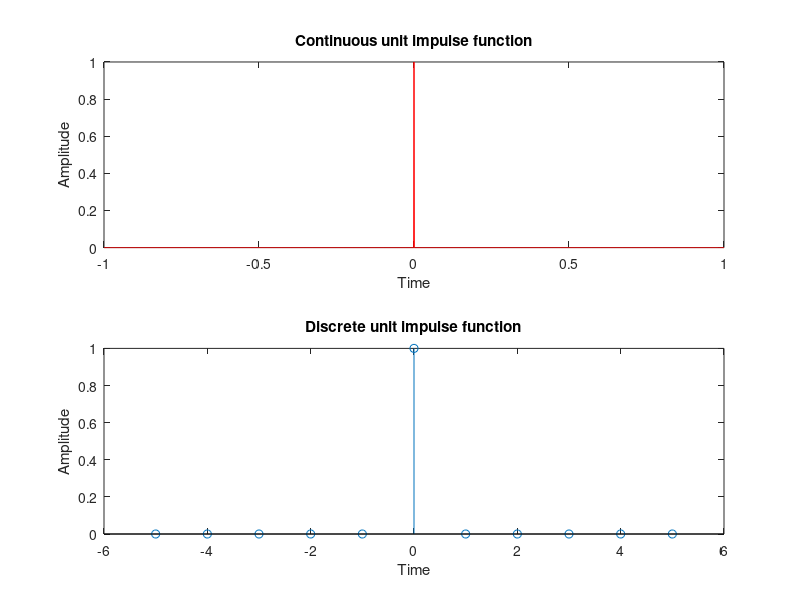
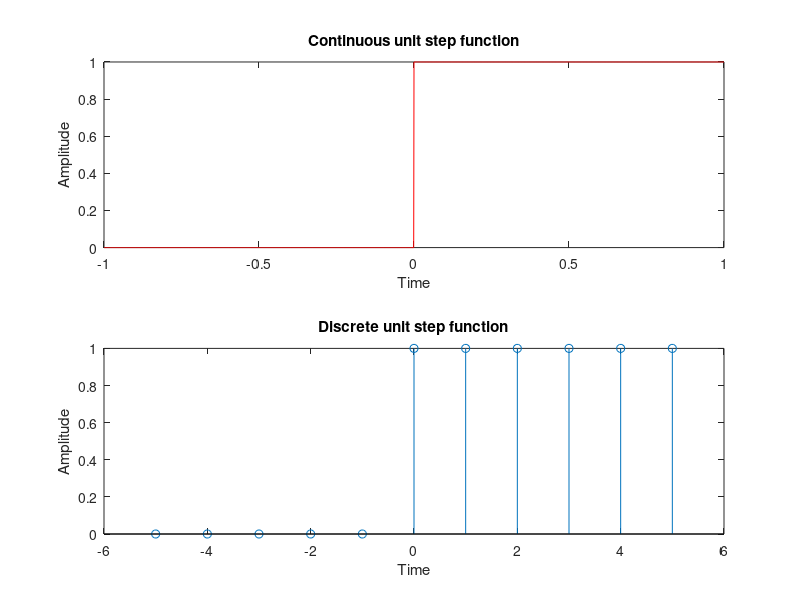
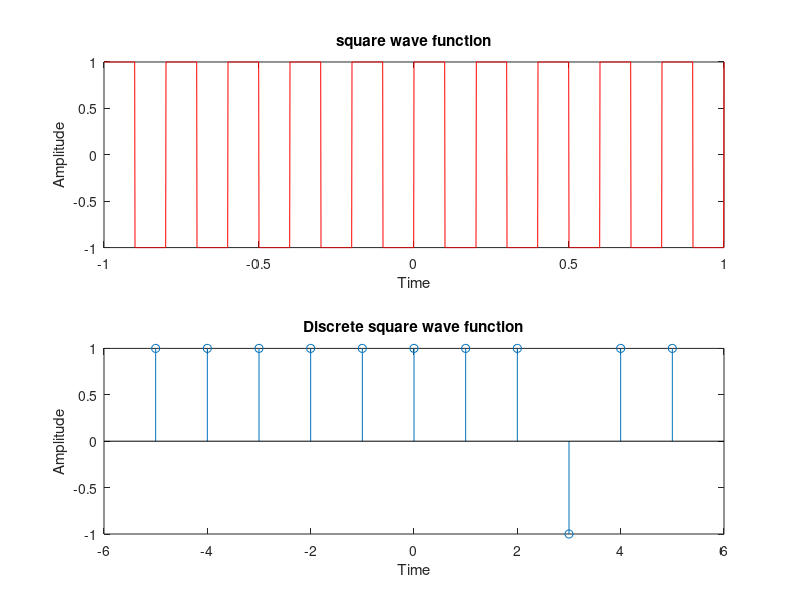
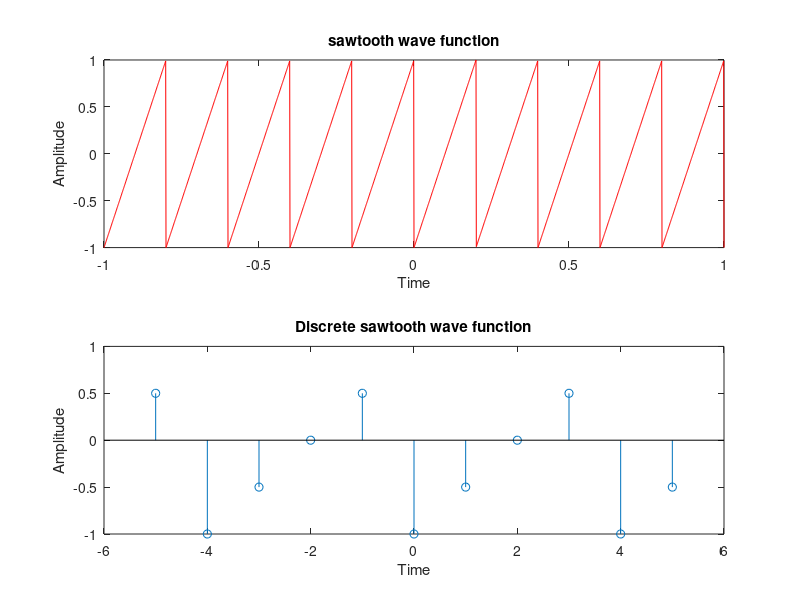

Write the MATLAB code that produced these figures, in order.
% Exp 1: Generation of Continuous-Time and Discrete-Time Signals
clc; clear; close all;
t = -1:0.001:1;
d = (t == 0);
subplot(2,1,1); plot(t, d, 'r');
xlabel('Time'); ylabel('Amplitude'); title('Continuous unit impulse function');

n = -5:1:5;
i = find(n == 0);
x = zeros(1, length(n));
x(i) = 1;
subplot(2,1,2); stem(n, x);
xlabel('Time'); ylabel('Amplitude'); title('Discrete unit impulse function');

figure;
unit_step = zeros(size(t));
unit_step(t >= 0) = 1;
subplot(2,1,1); plot(t, unit_step, 'r');
xlabel('Time'); ylabel('Amplitude'); title('Continuous unit step function');

unit_step_d = zeros(size(n));
unit_step_d(n >= 0) = 1;
subplot(2,1,2); stem(n, unit_step_d);
xlabel('Time'); ylabel('Amplitude'); title('Discrete unit step function');

figure;
f = 5;
x = square(2*pi*f*t);
subplot(2,1,1); plot(t, x, 'r');
xlabel('Time'); ylabel('Amplitude'); title('square wave function');

x_d = square(2*pi*f*n);
subplot(2,1,2); stem(n, x_d);
xlabel('Time'); ylabel('Amplitude'); title('Discrete square wave function');

figure;
x = sawtooth(2*pi*f*t);
subplot(2,1,1); plot(t, x, 'r');
xlabel('Time'); ylabel('Amplitude'); title('sawtooth wave function');

x_d = sawtooth(pi*n/2);
subplot(2,1,2); stem(n, x_d);
xlabel('Time'); ylabel('Amplitude'); title('Discrete sawtooth wave function');

figure;
A = 2; t_tri = -1:0.0005:1;
x = A*sawtooth(2*pi*5*t_tri, 0.25);
subplot(2,1,1); plot(t_tri, x, 'r'); grid on; axis([0 1 -3 3]);
xlabel('Time'); ylabel('Amplitude'); title('triangular wave function');

n_tri = -10:1:10;
x_d = A*sawtooth(pi*n_tri/4, 0.5);
subplot(2,1,2); stem(n_tri, x_d); grid on; axis([-10 10 -3 3]);
xlabel('Time'); ylabel('Amplitude'); title('Discrete triangular wave function');

figure;
y = sin(2*pi*f*t_tri);
subplot(2,1,1); plot(t_tri, y, 'r'); grid on; axis([0 1 -3 3]);
xlabel('Time'); ylabel('Amplitude'); title('sinusoidal wave function');

n_sin = -10:10;
y_d = sin(pi*n_sin/4);
subplot(2,1,2); stem(n_sin, y_d); grid on; axis([-10 10 -1.5 1.5]);
xlabel('Time'); ylabel('Amplitude'); title('Discrete sinusoidal wave function');

figure;
t_ramp = 0:0.1:1;
x_r = zeros(size(t_ramp));
for i = 2:length(t_ramp), x_r(i) = x_r(i-1) + 2; end
subplot(2,1,1); plot(t_ramp, x_r, 'r');
xlabel('Time'); ylabel('Amplitude'); title('ramp signal function');

n_ramp = 0:10;
x_rd = zeros(size(n_ramp));
for i = 2:length(n_ramp), x_rd(i) = x_rd(i-1) + 2; end
subplot(2,1,2); stem(n_ramp, x_rd);
xlabel('Time'); ylabel('Amplitude'); title('Discrete ramp signal function');

figure;
t_sinc = -5:0.001:5;
x = sinc(t_sinc);
subplot(2,1,1); plot(t_sinc, x); grid on;
xlabel('Time'); ylabel('Amplitude'); title('Continuous sinc function');

n_sinc = -10:10;
x_d = sinc(n_sinc/2);
subplot(2,1,2); stem(n_sinc, x_d); grid on;
xlabel('Time'); ylabel('Amplitude'); title('Discrete sinc function');

% Exp 2: Discrete-Time Signal Operations
clc; clear; close all;
n = -4:4;
x1 = [0 1 2 3 4 5 6 7 8];
x2 = [2 3 4 5 6 7 0 0 1];
k = 2;
y_add = x1 + x2;
figure;
subplot(3,1,1); stem(n, x1); xlabel('n'); ylabel('x1'); title('Display x1');
subplot(3,1,2); stem(n, x2); xlabel('n'); ylabel('x2'); title('Display x2');
subplot(3,1,3); stem(n, y_add); xlabel('n'); ylabel('y_add'); title('Addition of 2 numbers');

y_sub = x1 - x2;
figure;
subplot(3,1,1); stem(n, x1); xlabel('n'); ylabel('x1'); title('Display x1');
subplot(3,1,2); stem(n, x2); xlabel('n'); ylabel('x2'); title('Display x2');
subplot(3,1,3); stem(n, y_sub); xlabel('n'); ylabel('y_sub'); title('Subtraction of 2 numbers');

y_mul = x1 .* x2;
figure;
subplot(3,1,1); stem(n, x1); xlabel('n'); ylabel('x1'); title('Display x1');
subplot(3,1,2); stem(n, x2); xlabel('n'); ylabel('x2'); title('Display x2');
subplot(3,1,3); stem(n, y_mul); xlabel('n'); ylabel('y_mul'); title('Multiplication of 2 numbers');

A1 = 2; A2 = 0.5;
x1_a_s = A1 * x1;
x2_a_s = A2 * x2;
figure;
subplot(4,1,1); stem(n, x1); xlabel('n'); ylabel('x1'); title('Display x1');
subplot(4,1,2); stem(n, x2); xlabel('n'); ylabel('x2'); title('Display x2');
subplot(4,1,3); stem(n, x1_a_s); xlabel('n'); ylabel('x1_a_s'); title('amp scaling 1');
subplot(4,1,4); stem(n, x2_a_s); xlabel('n'); ylabel('x2_a_s'); title('amp scaling 2');

x1_a_shift = x1 + k;
x2_a_shift = x2 + k;
figure;
subplot(4,1,1); stem(n, x1); xlabel('n'); ylabel('x1'); title('Display x1');
subplot(4,1,2); stem(n, x2); xlabel('n'); ylabel('x2'); title('Display x2');
subplot(4,1,3); stem(n, x1_a_shift); xlabel('n'); ylabel('x1_a_shift'); title('amp shift 1');
subplot(4,1,4); stem(n, x2_a_shift); xlabel('n'); ylabel('x2_a_shift'); title('amp shifting 2');

x1_delayed = [zeros(1,k) x1(1:end-k)];
x1_adv = [x1(k+1:end) zeros(1,k)];
figure;
subplot(3,1,1); stem(n, x1); xlabel('n'); ylabel('x1'); title('Display x1');
subplot(3,1,2); stem(n, x1_delayed); xlabel('n'); ylabel('x1_delayed'); title('time delay');
subplot(3,1,3); stem(n, x1_adv); xlabel('n'); ylabel('x1_adv'); title('time adv');

% Exp 3: Linear Convolution and Cross-Correlation
clc; clear; close all;
x = [1 2 3 4];
h = [6 7 8];
lx = length(x);
lh = length(h);
N = lx + lh - 1;
y = zeros(1,N);
for n = 0:N-1
    for k = 0:n
        if (k+1 <= lx) && (n-k+1 <= lh)
            y(n+1) = y(n+1) + x(k+1)*h(n-k+1);
        end
    end
end
disp('Convolution result y[n] =');
disp(y);

h_flip = h(end:-1:1);
r = zeros(1,N);
for n = 0:N-1
    for k = 0:n
        if (k+1 <= lx) && (n-k+1 <= lh)
            r(n+1) = r(n+1) + x(k+1)*h_flip(n-k+1);
        end
    end
end
disp('Cross-correlation result r[n] =');
disp(r);

% Exp 4: DFT and IDFT of a Sequence
clc; clear; close all;
x = [1 2 3 1];
N = length(x);
X = zeros(1,N);
for k = 0:N-1
    for n = 0:N-1
        X(k+1) = X(k+1) + x(n+1)*exp(-1j*2*pi*n*k/N);
    end
end
disp('DFT of x(n)');
disp(X);

x_reconstructed = zeros(1,N);
for n = 0:N-1
    for k = 0:N-1
        x_reconstructed(n+1) = x_reconstructed(n+1) + X(k+1)*exp(1j*2*pi*n*k/N);
    end
    x_reconstructed(n+1) = x_reconstructed(n+1)/N;
end
disp('IDFT of X(k)');
disp(real(x_reconstructed));

figure;
subplot(3,1,1); stem(0:N-1, x, 'filled'); title('Input Signal x[n]'); xlabel('n'); ylabel('Amplitude'); grid on;
subplot(3,1,2); stem(0:N-1, abs(X), 'filled'); title('DFT X[k]'); xlabel('k'); ylabel('|X(k)|'); grid on;
subplot(3,1,3); stem(0:N-1, angle(X), 'filled'); title('Angle of X'); xlabel('k'); ylabel('Angle'); grid on;

% Exp 5: 8-Point DIT-FFT by Radix-2 Method
clc; clear; close all;
x = [1 4 3 2 0 0 0 0];
w2 = 1;
w4_0 = 1;
w4_1 = -1j;
w8_0 = 1;
w8_1 = (1/sqrt(2)) - 1j*(1/sqrt(2));
w8_2 = -1j;
w8_3 = -(1/sqrt(2)) - 1j*(1/sqrt(2));

v11(1) = x(1) + w2*x(5);
v11(2) = x(1) - w2*x(5);
v12(1) = x(3) + w2*x(7);
v12(2) = x(3) - w2*x(7);

v21(1) = x(2) + w2*x(6);
v21(2) = x(2) - w2*x(6);
v22(1) = x(4) + w2*x(8);
v22(2) = x(4) - w2*x(8);

f1(1) = v11(1) + w4_0*v12(1);
f1(2) = v11(2) + w4_1*v12(2);
f1(3) = v11(1) - w4_0*v12(1);
f1(4) = v11(2) - w4_1*v12(2);

f2(1) = v21(1) + w4_0*v22(1);
f2(2) = v21(2) + w4_1*v22(2);
f2(3) = v21(1) - w4_0*v22(1);
f2(4) = v21(2) - w4_1*v22(2);

X(1) = f1(1) + w8_0*f2(1);
X(2) = f1(2) + w8_1*f2(2);
X(3) = f1(3) + w8_2*f2(3);
X(4) = f1(4) + w8_3*f2(4);
X(5) = f1(1) - w8_0*f2(1);
X(6) = f1(2) - w8_1*f2(2);
X(7) = f1(3) - w8_2*f2(3);
X(8) = f1(4) - w8_3*f2(4);

disp('The 8 point DFT of the given input sequence X(k):');
disp(X);

% Exp 6: Verification of the Convolution Theorem
clc; clear; close all;
x = [1 2 3 4];
h = [1 1 1];
lx = length(x);
lh = length(h);
N = lx + lh - 1;
y = zeros(1,N);
for n = 0:N-1
    for k = 0:n
        if (k+1 <= lx) && (n-k+1 <= lh)
            y(n+1) = y(n+1) + x(k+1)*h(n-k+1);
        end
    end
end
x_pad = [x zeros(1,N-lx)];
h_pad = [h zeros(1,N-lh)];
X = zeros(1,N);
H = zeros(1,N);
for k = 0:N-1
    for n = 0:N-1
        X(k+1) = X(k+1) + x_pad(n+1)*exp(-1j*2*pi*n*k/N);
        H(k+1) = H(k+1) + h_pad(n+1)*exp(-1j*2*pi*n*k/N);
    end
end
Y = X .* H;
y_freq = zeros(1,N);
for n = 0:N-1
    for k = 0:N-1
        y_freq(n+1) = y_freq(n+1) + Y(k+1)*exp(1j*2*pi*n*k/N);
    end
    y_freq(n+1) = y_freq(n+1)/N;
end
disp('Time domain convolution result:');
disp(y);
disp('Frequency domain IDFT of product:');
disp(real(y_freq));
if max(abs(y - real(y_freq))) < 1e-10
    fprintf('Verification passed: Results are identical.\n');
else
    fprintf('Verification failed: Results differ.\n');
end
x2 = [1 2 3 4];
time = conv(x2, h);
Y_fft = ifft(fft(x_pad, N) .* fft(h_pad, N));
disp('Time domain result (conv):');
disp(time);
disp('Frequency domain result (ifft):');
disp(real(Y_fft));

% Exp 7: FIR Filter Using Window Techniques
clc; clear; close all;
n = 20;
wp = 0.5*pi;
b = fir1(n, wp/pi, hamming(n+1));
[H, w] = freqz(b, 1);
plot(w/pi, abs(H), 'm');
hold on;
b = fir1(n, wp/pi, boxcar(n+1));
[H, w] = freqz(b, 1);
plot(w/pi, abs(H));
b = fir1(n, wp/pi, bartlett(n+1));
[H, w] = freqz(b, 1);
plot(w/pi, abs(H));
b = fir1(n, wp/pi, blackman(n+1));
[H, w] = freqz(b, 1);
plot(w/pi, abs(H));
b = fir1(n, wp/pi, hann(n+1));
[H, w] = freqz(b, 1);
plot(w/pi, abs(H));
grid on;
xlabel('Normalised Frequency');
ylabel('|H(w)|');
legend('Hamming','boxcar','bartlett','blackman','hanning');

% Exp 8: Fourth-Order Butterworth Low-Pass IIR Filter
clc; clear; close all;
Fs = 10000;
Fc = 3000;
orders = [4, 7, 9];
Wn = Fc/(Fs/2);
figure;
subplot(2,1,1);
hold on; grid on;
title('butterworth LPF IIR [magnitude response]');
xlabel('frequency (Hz)'); ylabel('magnitude');
ylim([-0.5 1.5]);
subplot(2,1,2);
hold on; grid on;
title('butterworth LPF IIR [magnitude response in db]');
xlabel('frequency (Hz)'); ylabel('magnitude');
ylim([-80 20]);
for n = orders
    [b, a] = butter(n, Wn, 'low');
    [H, f] = freqz(b, a, 1024, Fs);
    subplot(2,1,1); plot(f, abs(H));
    subplot(2,1,2); plot(f, 20*log10(abs(H)));
end
subplot(2,1,1); legend('show', 'Location', 'northeast');
subplot(2,1,2); legend('show', 'Location', 'northeast');

% Exp 9: ECG Signal Generation
clc; clear; close all;
t = 0:0.005:1;
p_wave = 0.2*sin(2*pi*5*(t-0.05)).*(t>=0.05 & t<=0.15);
qrs_wave = 1.2*sawtooth(2*pi*20*(t-0.3), 0.3).*(t>=0.3 & t<=0.35);
t_wave = 0.5*sin(2*pi*5*(t-0.6)).*(t>=0.6 & t<=0.7);
ecgSignal = p_wave + qrs_wave + t_wave;
figure;
plot(t, ecgSignal); grid on;
xlabel('Time (s)'); ylabel('Amplitude'); title('One ECG Cycle');
ecg_signal_repeated = repmat(ecgSignal, 1, 5);
t_repeated = linspace(0, 5, length(ecg_signal_repeated));
figure('Position', [100, 100, 1200, 400]);
plot(t_repeated, ecg_signal_repeated); grid on;
xlabel('Time (s)'); ylabel('Amplitude'); title('ECG Signal');

% Exp 10: Musical Audio Tone Generation
clc; clear; close all;
Fs = 8000;
notes = [240 270 270 300 300 320 320 350];
tone_sequence = [];
for k = 1:length(notes)
    t = 0:1/Fs:0.5;
    tone = 0.5*sin(2*pi*notes(k)*t);
    tone_sequence = [tone_sequence tone];
end
sound(tone_sequence, Fs);
figure;
total_time = (0:length(tone_sequence)-1)/Fs;
plot(total_time, tone_sequence, 'Color', [0.2 0.6 0.9], 'LineWidth', 1.1);
xlabel('Time (seconds)'); ylabel('Amplitude');
title('Musical Tone Sequence: Saa Saa Re Re Ga Ga Ma Ma');
zoom_samples = 1:round(Fs*0.01);
figure;
plot(total_time(zoom_samples), tone_sequence(zoom_samples), 'Color', [0.8 0.1 0.3], 'LineWidth', 1.2);
xlabel('Time'); ylabel('Amplitude');
title('Zoomed View of Single Tone Generation');
